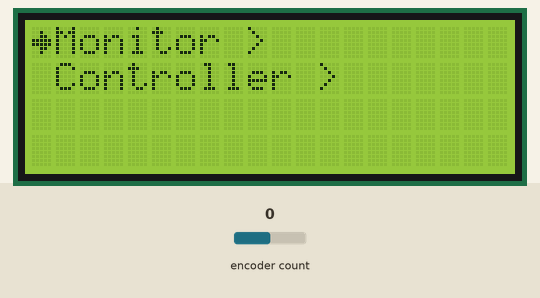
Simulated run of this sketch. Board: Arduino Uno, built with avr-gcc and run on an emulated ATmega328P. Shown: 20×4 character LCD. Inputs (shaded band) come from the test bench; at power-on: encoder count 0.

Above: at 1.2 s.
1.3 s: encoder count set to 1
At 2.2 s:
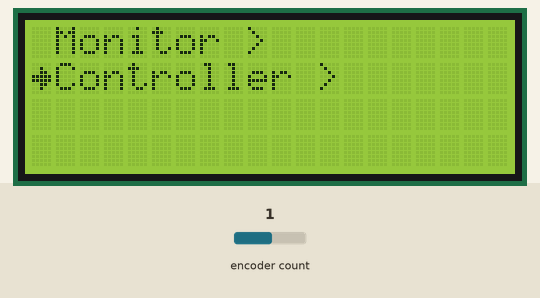
2.8 s: encoder count set to 5
At 4.2 s:
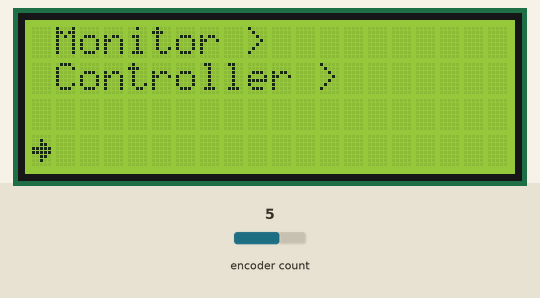
Timing chart, 0 to 5.8 s (numbered marks = the images above; inputs shaded):
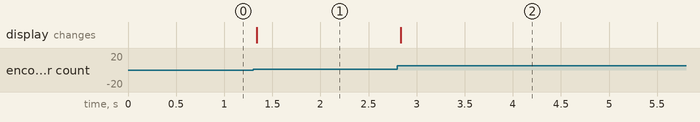

The sketch:

MASA.ino
```cpp
/* Hello Wokwi! */

#include "Menu.h"
#include "Model.h"
#include "PlatformController.h"

Menu menu;
Model model;
PlatformController platformController;

void setup()
{
    menu.init(&model);
    platformController.init(&model);
}

void loop()
{
    menu.handleMenu();
    platformController.update();
}
```

Mapping.h
```cpp
#pragma once

#include <Arduino.h>

class Mapping
{
    public:
        String trigger;
        String action;
};
```

Menu.h
```cpp
#pragma once

#include <LiquidCrystal_I2C.h>

#include "Model.h"

class Menu
{
    public:
        Menu(): lcd(0x27, 20, 4)
        {
            currentlySelectedRow = 0;
        }

        void init(Model* model)
        {
            lcd.init();
            lcd.backlight();
            lcd.createChar(0, selectArrow);

            this->model = model;
        }

        void handleMenu()
        {
            updateScreen();

            switch (model->getCurrentGraphicPage())
            {
                case Model::GraphicPage::MAIN:
                    printMainMenu();
                    break;

                case Model::GraphicPage::MONITOR:
                    printMonitor();
                    break;

                case Model::GraphicPage::CONTROLLER:
                    printController();
                    break;

                default:
                    break;
            }
        }

        void updateScreen()
        {
            if(currentlySelectedRow != model->getCursorPosition())
            {
                lcd.clear();
                currentlySelectedRow = model->getCursorPosition();
            }
        }

        void printMainMenu()
        {
            lcd.setCursor(1, 0);
            lcd.print("Monitor >");
            lcd.setCursor(1,1);
            lcd.print("Controller >");

            lcd.setCursor(0,currentlySelectedRow);
            lcd.write(byte(0));
        }

        void printMonitor()
        {

        }

        void printController()
        {

        }

    private:

        byte selectArrow[8] = {B00000, B00100, B00110, B11111, B11111, B00110, B00100, B00000};

        LiquidCrystal_I2C lcd;
        Model* model;

        int currentlySelectedRow;
};
```

Model.h
```cpp
#pragma once

#include "Profile.h"

class Model
{
    public:

    enum GraphicPage
    {
        MAIN=0,
        MONITOR,
        CONTROLLER
    };

    Model()
    {
        int currentSelectorIndex = 0;
        currentPage = GraphicPage::MAIN;
    }

    void setEncoderInfo(int encoderPosition)
    {
        currentSelectorIndex = encoderPosition;
    }

    int getCursorPosition()
    {
        return currentSelectorIndex;
    }

    GraphicPage getCurrentGraphicPage()
    {
        return currentPage;
    }

    private:

    enum GraphicPage currentPage;
    int currentSelectorIndex;
    Profile profile[10];
};
```

PlatformController.h
```cpp
#pragma once

#include <Encoder.h>

#include "pinout.h"
#include "Model.h"

class PlatformController
{
    public:

    PlatformController() : encoder(ENCODER_DT, ENCODER_CLK)
    {
        encoder.write(0);
    }

    void init(Model* model)
    {
        this->model = model;
    }


    void update()
    {
        int currentEncoder = encoder.read();

        if(currentEncoder < 0)
        {
            currentEncoder = 0;
            encoder.write(currentEncoder);
        }

        model->setEncoderInfo(currentEncoder/ENCODER_OFFSET);
    }

    private:

    const int ENCODER_OFFSET = 4;

    Encoder encoder;

    Model* model;
};
```

Profile.h
```cpp
#pragma once

#include "Mapping.h"

class Profile
{
    public:

    private:
        // TODO: change the number in the futur
        Mapping mappings[10];
};
```

pinout.h
```cpp
#pragma once

#define ENCODER_CLK 2
#define ENCODER_DT 3
#define ENCODER_SW 11
```

Measured:
- after the input at 1.3 s, the display: changes at once (image 1)
- after the input at 2.8 s, the display: changes at once (image 2)
